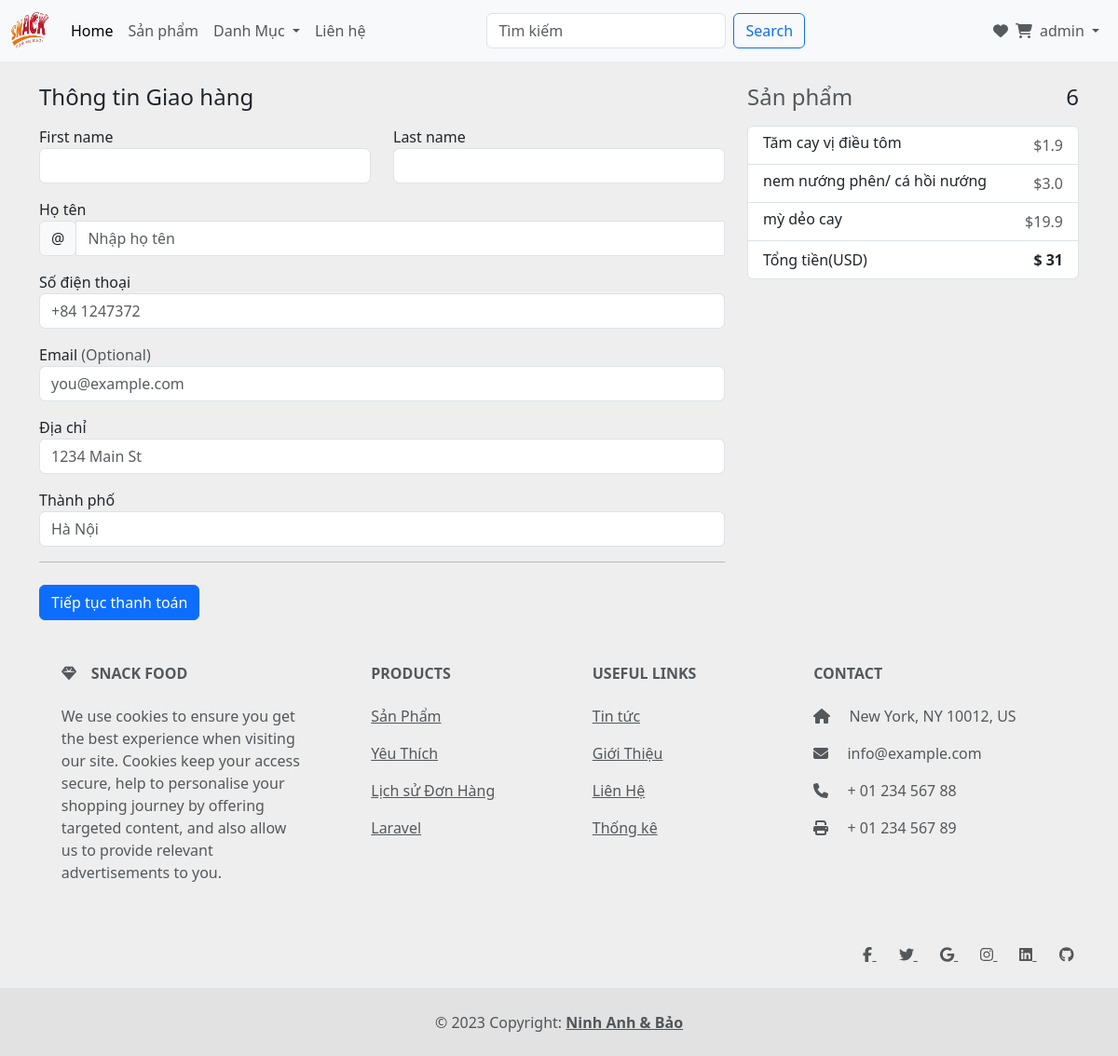
Screenshot of /checkout/ (signed in) with the database file from the repository.
### app/models.py (models this page shows, shortened)
class Order(models.Model):
    customer = models.ForeignKey(User, on_delete=models.SET_NULL, blank=True, null=True)
    date_order = models.DateTimeField(auto_now_add=True)
    complete = models.BooleanField(default=True)
    transaction_id = models.CharField(max_length=200, null=True)
    @property
    def get_cart_items(self):
        orderitems = self.orderitem_set.all()
        total = sum([item.quantity for item in orderitems])
        return total
    def get_cart_total(self):
        orderitems = self.orderitem_set.all()
        total = sum([item.get_total for item in orderitems])
        return total

class Orderitem(models.Model):
    product = models.ForeignKey(Product, on_delete=models.SET_NULL, blank=True, null=True)
    order = models.ForeignKey(Order, on_delete=models.SET_NULL, blank=True, null=True)
    category = models.ForeignKey(Category, on_delete=models.SET_NULL, blank=True, null=True)
    quantity = models.IntegerField(default=0, null=True, blank=True)
    date_added = models.DateTimeField(auto_now_add=True)
    @property
    def get_total(self):
        total = self.product.price * self.quantity
        return total

class Product(models.Model):
    product_name = models.CharField(max_length=200, null= True)
    price = models.FloatField()
    digital = models.BooleanField(default=True)
    image = models.ImageField(null=True, blank=True)
    category = models.ManyToManyField(Category, related_name='product')
    detail = models.TextField(null=True,blank=True)

### app/views.py (the view, shortened to what this page needs)
# urls.py: path('checkout/', views.checkout, name='checkout'),
def checkout(req):
    if req.user.is_authenticated:
        customer = req.user
        order, created = Order.objects.get_or_create(customer=customer, complete=False)
        items = order.orderitem_set.all()
        cartItems = order.get_cart_items
        if cartItems == 0:
            return render(req, 'empty_cart.html')
    else:
        items = []
        cartItems = order.get_cart_items()
    categories = Category.objects.filter(is_sub=False)
    active_category = req.GET.get('category', '')
    return render(req, 'checkout.html', locals())

### templates/checkout.html (shortened to what this page needs)
{% extends 'master.html' %}
{% load static %}
{% block content_checkout %}
<body>
    <div class="container">
      <div class="row">
        <div class="col-md-4 order-md-2 mb-4">
          <h4 class="d-flex justify-content-between align-items-center mb-3">
            <span class="text-muted">Sản phẩm</span>
            <span class="badge-secondary badge-pill">{{order.get_cart_items}}</span>
          </h4>
          <ul class="list-group mb-3">
			{% for item in items %}
            <li class="list-group-item d-flex justify-content-between lh-condensed">
              <div>
                <h6 class="my-0">{{item.product.product_name}}</h6>
              </div>
              <span class="text-muted">${{item.product.price}}</span>
            </li>
       		{% endfor %}
            <li class="list-group-item d-flex justify-content-between">
              <span>Tổng tiền(USD)</span>
              <strong>$ {{order.get_cart_total | floatformat:0}}</strong>
            </li>
          </ul>
        </div>
        <div class="col-md-8 order-md-1">
          <h4 class="mb-3">Thông tin Giao hàng</h4>
            <form method="POST" id="form-wrapper">
            <div class="row">
              <div class="col-md-6 mb-3">
                <label for="firstName">First name</label>
                <input type="text" required class="form-control" id="firstName" name="first_name" placeholder="" value="" required="">
              </div>
              <div class="col-md-6 mb-3">
                <label for="lastName">Last name</label>
                <input type="text" class="form-control" id="lastName" name="last_name" placeholder="" value="" required="">
              </div>
            </div>
            <div class="mb-3">
              <label for="username">Họ tên</label>
              <div class="input-group">
                <div class="input-group-prepend">
                  <span class="input-group-text">@</span>
                </div>
                <input type="text" class="form-control" id="username" name="username" placeholder="Nhập họ tên " required="">
              </div>
            </div>
            <div class="mb-3">
              <label for="phone">Số điện thoại</label>
              <input type="phone" class="form-control" id="phone" name="phone" placeholder="+84 1247372" oninput="validatePhoneNumber(this)">
            </div>
            <div class="mb-3">
              <label for="email">Email <span class="text-muted">(Optional)</span></label>
              <input type="email" class="form-control" id="email" name="email" placeholder="you@example.com">
            </div>
            <div class="mb-3">
              <label for="address">Địa chỉ</label>
              <input type="text" class="form-control" id="address" name="address" placeholder="1234 Main St" required="">
            </div>
            <div class="mb-3">
              <label for="city">Thành phố</label>
              <input type="text" class="form-control" id="city" name="city" placeholder="Hà Nội" required="">
            </div>
            <hr class="mb-4">
            <button type="submit" class="btn btn-primary">Tiếp tục thanh toán</button>
          </form>
        </div>
      </div>
    </div>
</body>
{% endblock content_checkout %}

### templates/master.html (shortened to what this page needs)
{% load static %}
<!DOCTYPE html>
<html lang="en">
<head>
    <link href="https://cdn.jsdelivr.net/npm/bootstrap@5.3.2/dist/css/bootstrap.min.css" rel="stylesheet">
    <link  href="{% static 'app/css/all.min.css'%}" rel="stylesheet">
    <link  href="{% static 'app/css/owl.carousel.min.css' %}" rel="stylesheet">
</head>
<body style="background-color: #eee;">
  <nav class="navbar navbar-expand-lg bg-body-tertiary">
      <div class="container-fluid">
          <a class="navbar-brand" href="{% url "home" %}">
              <img src="{% static 'app/img/logo2.png' %}", width=40, height=40 />
          </a>
        <div class="collapse navbar-collapse" id="navbarSupportedContent">
          <ul class="navbar-nav me-auto mb-2 mb-lg-0">
            <li class="nav-item">
              <a class="nav-link active" aria-current="page" href="{% url "home" %}">Home</a>
            </li>
            <li class="nav-item">
              <a class="nav-link" href="{% url "product" %}">Sản phẩm</a>
            </li>
            <li class="nav-item dropdown">
              <a class="nav-link dropdown-toggle" href="#" role="button" data-bs-toggle="dropdown" aria-expanded="false">
                Danh Mục
              </a>
            </li>
            <li class="nav-item">
              <a class="nav-link " href="{% url "contact" %}">Liên hệ</a>
            </li>
          </ul>
          <form class="d-flex" role="search" method = POST action = "{% url 'search' %}">
              <input class="form-control me-2" type="search" placeholder="Tìm kiếm" aria-label="Search" name= "searched">
              <button class="btn btn-outline-primary" type="submit" style="margin-right: 80px">Search</button>
          </form>
        </div>
        {% if user.is_authenticated %}
        <div class="navbar-collapse collapse justify-content-end" id="mainMenu" style="">
          <ul class="navbar-nav ">
            <div class="d-flex justify-content-between align-items-center">
              <a href="{% url "yeuthich" %}"><i class="fa fa-heart text-muted" style="margin-right:8px"></a></i>
              <a href="{% url "cart" %}"><i class="fa fa-shopping-cart text-muted"></a></i>
            </div>
            <li class="nav-item dropdown">
              <a class="nav-link dropdown-toggle" id="navbarDropdown" href="#" role="button" data-bs-toggle="dropdown" aria-expanded="false">
                {{ user.username }}
              </a>
          </li>
          </ul>
        </div>
        {% endif %}
      </div>
    </nav>
    <br>
  {% block content_checkout %}{% endblock content_checkout %}
<footer class="text-center text-lg-start text-muted">
  <section>
    <div class="container text-center text-md-start mt-5">
      <div class="row mt-3">
        <div class="col-md-3 col-lg-4 col-xl-3 mx-auto mb-4">
          <h6 class="text-uppercase fw-bold mb-4">
            <i class="fas fa-gem me-3"></i>Snack Food
          </h6>
          <p>
            We use cookies to ensure you get the best experience when visiting our site. Cookies keep your access secure, help to personalise your shopping journey by offering targeted content, and also allow us to provide relevant advertisements to you.
          </p>
        </div>
        <div class="col-md-2 col-lg-2 col-xl-2 mx-auto mb-4">
          <h6 class="text-uppercase fw-bold mb-4">
            Products
          </h6>
          <p>
            <a href="{% url "product" %}" class="text-reset">Sản Phẩm</a>
          </p>
          <p>
            <a href="{% url "yeuthich" %}" class="text-reset">Yêu Thích</a>
          </p>
          <p>
            <a href="{% url "order_history" %}" class="text-reset">Lịch sử Đơn Hàng</a>
          </p>
          <p>
            <a href="#!" class="text-reset">Laravel</a>
          </p>
        </div>
        <div class="col-md-3 col-lg-2 col-xl-2 mx-auto mb-4">
          <h6 class="text-uppercase fw-bold mb-4">
            Useful links
          </h6>
          <p>
            <a href="{% url "blog" %}" class="text-reset">Tin tức</a>
          </p>
          <p>
            <a href="#!" class="text-reset">Giới Thiệu</a>
          </p>
          <p>
            <a href="{% url "contact" %}" class="text-reset">Liên Hệ</a>
          </p>
          <p>
            <a href="{% url "thongke" %}" class="text-reset">Thống kê</a>
          </p>
        </div>
        <div class="col-md-4 col-lg-3 col-xl-3 mx-auto mb-md-0 mb-4">
          <h6 class="text-uppercase fw-bold mb-4">Contact</h6>
          <p><i class="fas fa-home me-3"></i> New York, NY 10012, US</p>
          <p>
            <i class="fas fa-envelope me-3"></i>
            info@example.com
          </p>
          <p><i class="fas fa-phone me-3"></i> + 01 234 567 88</p>
          <p><i class="fas fa-print me-3"></i> + 01 234 567 89</p>
        </div>
      </div>
    </div>
  </section>
  <section class="d-flex justify-content-end p-4 border-bottom">
    <div>
      <a href="https://www.facebook.com/ninhanh21" class="me-4 text-reset">
        <i class="fab fa-facebook-f"></i>
      </a>
      <a href="" class="me-4 text-reset">
        <i class="fab fa-twitter"></i>
      </a>
      <a href="" class="me-4 text-reset">
        <i class="fab fa-google"></i>
      </a>
      <a href="" class="me-4 text-reset">
        <i class="fab fa-instagram"></i>
      </a>
      <a href="" class="me-4 text-reset">
        <i class="fab fa-linkedin"></i>
      </a>
      <a href="" class="me-4 text-reset">
        <i class="fab fa-github"></i>
      </a>
    </div>
  </section>
  <div class="text-center p-4" style="background-color: rgba(0, 0, 0, 0.05);">
    © 2023 Copyright:
    <a class="text-reset fw-bold" href="#">Ninh Anh & Bảo </a>
  </div>
</footer>
</body>
</html>

### rows the page displays
Order: get_cart_items "6", get_cart_total "31"
Orderitem: product.product_name "Tăm cay vị điều tôm", product.price "1.9"
Orderitem: product.product_name "nem nướng phên/ cá hồi nướng", product.price "3.0"
Orderitem: product.product_name "mỳ dẻo cay", product.price "19.9"

### other values shown
{{ user.username }} "admin"
